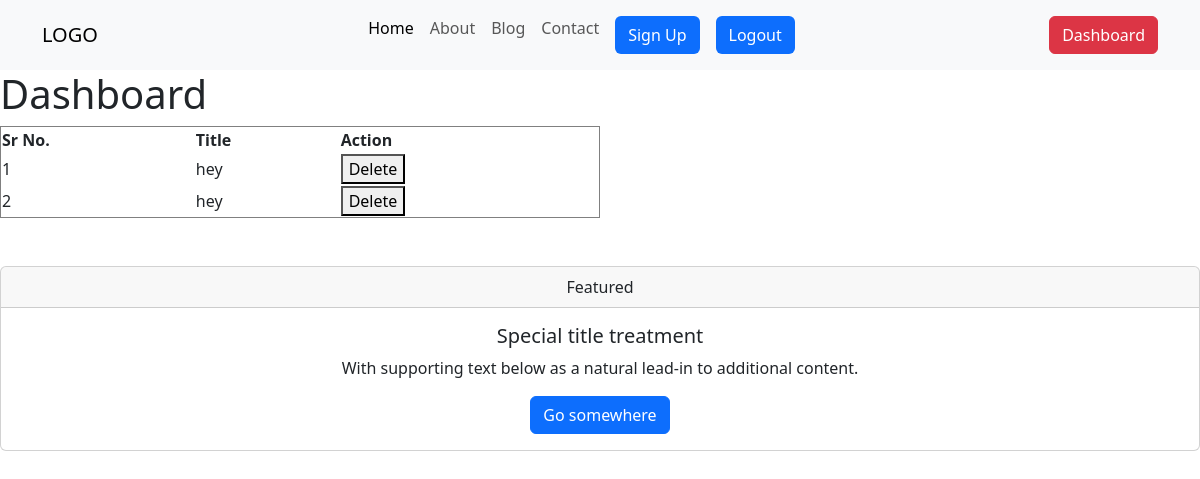
The page /dashboard/ (signed in) on the database its author committed.
### blog/models.py (models this page shows, shortened)
class Post(models.Model):
    featured_image = models.ImageField(upload_to='images/')
    title=models.CharField(max_length=150)
    desc=models.TextField()

### blog/views.py (the view)
# urls.py: path('dashboard/', views.dashboard, name='dashboard'),
def dashboard(request):
    if not request.user.is_authenticated:
        return redirect('/login/')  # Redirect to login if the user is not authenticated
    posts = Post.objects.all()
    return render(request, 'dashboard.html', {"posts": posts})

### Templates/Dashboard.html (shortened to what this page needs)
{% extends "base.html" %}
{% load static %}
{% block content %}
<h1>Dashboard</h1>
<table width="50%" border="1">
    <thead>
        <tr>
            <th>Sr No.</th>
            <th>Title</th>
            <th>Action</th>
        </tr>
    </thead>
    <tbody>
        {% if posts %}
            {% for post in posts %}
                <tr>
                    <td>{{ post.id }}</td>
                    <td>{{ post.title }}</td>
                    <td>
                        <form method="post" action="{% url 'delete_post' post.id %}">
                            <button type="submit">Delete</button>
                        </form>
                    </td>
                </tr>
            {% endfor %}
        {% else %}
            <tr>
                <td colspan="3">No posts available</td>
            </tr>
        {% endif %}
    </tbody>
</table>
{% endblock %}

### rows shown on the page
Post: id "1", title "hey"
Post: id "2", title "hey"
